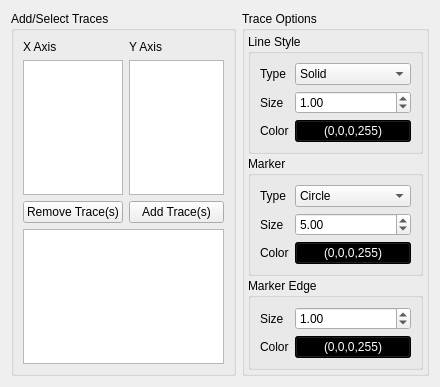
<?xml version="1.0" encoding="UTF-8"?>
<ui version="4.0">
 <class>ScatterPlotTraces</class>
 <widget class="QWidget" name="ScatterPlotTraces">
  <property name="geometry">
   <rect>
    <x>0</x>
    <y>0</y>
    <width>437</width>
    <height>360</height>
   </rect>
  </property>
  <property name="windowTitle">
   <string>Form</string>
  </property>
  <layout class="QHBoxLayout" name="horizontalLayout">
   <item>
    <widget class="QGroupBox" name="tracesGroupBox">
     <property name="sizePolicy">
      <sizepolicy hsizetype="Minimum" vsizetype="Expanding">
       <horstretch>0</horstretch>
       <verstretch>0</verstretch>
      </sizepolicy>
     </property>
     <property name="minimumSize">
      <size>
       <width>225</width>
       <height>0</height>
      </size>
     </property>
     <property name="maximumSize">
      <size>
       <width>16777215</width>
       <height>16777215</height>
      </size>
     </property>
     <property name="baseSize">
      <size>
       <width>100</width>
       <height>0</height>
      </size>
     </property>
     <property name="title">
      <string>Add/Select Traces</string>
     </property>
     <layout class="QGridLayout" name="gridLayout_6">
      <item row="0" column="0">
       <widget class="QLabel" name="xAxisLabel">
        <property name="sizePolicy">
         <sizepolicy hsizetype="Maximum" vsizetype="Preferred">
          <horstretch>0</horstretch>
          <verstretch>0</verstretch>
         </sizepolicy>
        </property>
        <property name="minimumSize">
         <size>
          <width>100</width>
          <height>0</height>
         </size>
        </property>
        <property name="text">
         <string>X Axis</string>
        </property>
       </widget>
      </item>
      <item row="1" column="0">
       <widget class="QListView" name="xAxisListView">
        <property name="sizePolicy">
         <sizepolicy hsizetype="Preferred" vsizetype="Preferred">
          <horstretch>0</horstretch>
          <verstretch>0</verstretch>
         </sizepolicy>
        </property>
        <property name="minimumSize">
         <size>
          <width>0</width>
          <height>0</height>
         </size>
        </property>
        <property name="horizontalScrollBarPolicy">
         <enum>Qt::ScrollBarAsNeeded</enum>
        </property>
        <property name="textElideMode">
         <enum>Qt::ElideRight</enum>
        </property>
       </widget>
      </item>
      <item row="1" column="1">
       <widget class="QListView" name="yAxisListView">
        <property name="sizePolicy">
         <sizepolicy hsizetype="Preferred" vsizetype="Preferred">
          <horstretch>0</horstretch>
          <verstretch>0</verstretch>
         </sizepolicy>
        </property>
        <property name="minimumSize">
         <size>
          <width>0</width>
          <height>0</height>
         </size>
        </property>
        <property name="editTriggers">
         <set>QAbstractItemView::NoEditTriggers</set>
        </property>
        <property name="selectionMode">
         <enum>QAbstractItemView::ExtendedSelection</enum>
        </property>
        <property name="selectionBehavior">
         <enum>QAbstractItemView::SelectItems</enum>
        </property>
       </widget>
      </item>
      <item row="3" column="0" colspan="2">
       <widget class="QTableView" name="traceTableView">
        <property name="sizePolicy">
         <sizepolicy hsizetype="Preferred" vsizetype="Preferred">
          <horstretch>0</horstretch>
          <verstretch>0</verstretch>
         </sizepolicy>
        </property>
        <property name="minimumSize">
         <size>
          <width>0</width>
          <height>0</height>
         </size>
        </property>
        <property name="contextMenuPolicy">
         <enum>Qt::CustomContextMenu</enum>
        </property>
        <property name="editTriggers">
         <set>QAbstractItemView::NoEditTriggers</set>
        </property>
        <property name="alternatingRowColors">
         <bool>false</bool>
        </property>
        <property name="selectionMode">
         <enum>QAbstractItemView::ExtendedSelection</enum>
        </property>
        <property name="selectionBehavior">
         <enum>QAbstractItemView::SelectRows</enum>
        </property>
        <property name="textElideMode">
         <enum>Qt::ElideRight</enum>
        </property>
        <property name="sortingEnabled">
         <bool>true</bool>
        </property>
        <attribute name="horizontalHeaderDefaultSectionSize">
         <number>75</number>
        </attribute>
        <attribute name="verticalHeaderVisible">
         <bool>false</bool>
        </attribute>
       </widget>
      </item>
      <item row="0" column="1">
       <widget class="QLabel" name="yAxisLabel">
        <property name="sizePolicy">
         <sizepolicy hsizetype="Maximum" vsizetype="Preferred">
          <horstretch>0</horstretch>
          <verstretch>0</verstretch>
         </sizepolicy>
        </property>
        <property name="text">
         <string>Y Axis</string>
        </property>
       </widget>
      </item>
      <item row="2" column="1">
       <widget class="QPushButton" name="addTraceButton">
        <property name="sizePolicy">
         <sizepolicy hsizetype="Preferred" vsizetype="Fixed">
          <horstretch>0</horstretch>
          <verstretch>0</verstretch>
         </sizepolicy>
        </property>
        <property name="minimumSize">
         <size>
          <width>80</width>
          <height>0</height>
         </size>
        </property>
        <property name="text">
         <string>Add Trace(s)</string>
        </property>
       </widget>
      </item>
      <item row="2" column="0">
       <widget class="QPushButton" name="removeTraceButton">
        <property name="text">
         <string>Remove Trace(s)</string>
        </property>
       </widget>
      </item>
     </layout>
    </widget>
   </item>
   <item>
    <widget class="QGroupBox" name="traceOptionsGroupBox">
     <property name="sizePolicy">
      <sizepolicy hsizetype="Minimum" vsizetype="Minimum">
       <horstretch>0</horstretch>
       <verstretch>0</verstretch>
      </sizepolicy>
     </property>
     <property name="minimumSize">
      <size>
       <width>0</width>
       <height>0</height>
      </size>
     </property>
     <property name="maximumSize">
      <size>
       <width>16777215</width>
       <height>16777215</height>
      </size>
     </property>
     <property name="baseSize">
      <size>
       <width>300</width>
       <height>0</height>
      </size>
     </property>
     <property name="title">
      <string>Trace Options</string>
     </property>
     <layout class="QGridLayout" name="gridLayout_5" columnstretch="0">
      <property name="verticalSpacing">
       <number>2</number>
      </property>
      <property name="margin">
       <number>3</number>
      </property>
      <item row="0" column="0">
       <widget class="QGroupBox" name="groupBox">
        <property name="title">
         <string>Line Style</string>
        </property>
        <property name="flat">
         <bool>true</bool>
        </property>
        <layout class="QFormLayout" name="formLayout">
         <property name="fieldGrowthPolicy">
          <enum>QFormLayout::AllNonFixedFieldsGrow</enum>
         </property>
         <item row="0" column="0">
          <widget class="QLabel" name="label_16">
           <property name="text">
            <string>Type</string>
           </property>
          </widget>
         </item>
         <item row="0" column="1">
          <widget class="QComboBox" name="lineStyle">
           <property name="sizePolicy">
            <sizepolicy hsizetype="MinimumExpanding" vsizetype="Fixed">
             <horstretch>0</horstretch>
             <verstretch>0</verstretch>
            </sizepolicy>
           </property>
           <property name="minimumSize">
            <size>
             <width>75</width>
             <height>0</height>
            </size>
           </property>
           <property name="maximumSize">
            <size>
             <width>16777215</width>
             <height>16777215</height>
            </size>
           </property>
           <property name="currentIndex">
            <number>1</number>
           </property>
           <item>
            <property name="text">
             <string>None</string>
            </property>
           </item>
           <item>
            <property name="text">
             <string>Solid</string>
            </property>
           </item>
           <item>
            <property name="text">
             <string>Dashed</string>
            </property>
           </item>
           <item>
            <property name="text">
             <string>Dash Dot</string>
            </property>
           </item>
           <item>
            <property name="text">
             <string>Dotted</string>
            </property>
           </item>
          </widget>
         </item>
         <item row="1" column="0">
          <widget class="QLabel" name="label_13">
           <property name="text">
            <string>Size</string>
           </property>
          </widget>
         </item>
         <item row="1" column="1">
          <widget class="QDoubleSpinBox" name="lineWidth">
           <property name="minimumSize">
            <size>
             <width>55</width>
             <height>0</height>
            </size>
           </property>
           <property name="maximumSize">
            <size>
             <width>16777215</width>
             <height>16777215</height>
            </size>
           </property>
           <property name="value">
            <double>1.000000000000000</double>
           </property>
          </widget>
         </item>
         <item row="2" column="0">
          <widget class="QLabel" name="label_15">
           <property name="text">
            <string>Color</string>
           </property>
          </widget>
         </item>
         <item row="2" column="1">
          <widget class="QColorButton" name="lineColor">
           <property name="minimumSize">
            <size>
             <width>55</width>
             <height>0</height>
            </size>
           </property>
           <property name="maximumSize">
            <size>
             <width>16777215</width>
             <height>16777215</height>
            </size>
           </property>
           <property name="styleSheet">
            <string notr="true">background-color: rgb(0, 0, 0);
color: rgb(255, 255, 255);</string>
           </property>
           <property name="text">
            <string>(0,0,0,255)</string>
           </property>
          </widget>
         </item>
        </layout>
       </widget>
      </item>
      <item row="2" column="0">
       <widget class="QGroupBox" name="groupBox_3">
        <property name="title">
         <string>Marker Edge</string>
        </property>
        <property name="flat">
         <bool>true</bool>
        </property>
        <layout class="QFormLayout" name="formLayout_3">
         <property name="fieldGrowthPolicy">
          <enum>QFormLayout::AllNonFixedFieldsGrow</enum>
         </property>
         <item row="0" column="0">
          <widget class="QLabel" name="label_21">
           <property name="text">
            <string>Size</string>
           </property>
          </widget>
         </item>
         <item row="0" column="1">
          <widget class="QDoubleSpinBox" name="pointMarkerEdgeWidth">
           <property name="minimumSize">
            <size>
             <width>55</width>
             <height>0</height>
            </size>
           </property>
           <property name="maximumSize">
            <size>
             <width>16777215</width>
             <height>16777215</height>
            </size>
           </property>
           <property name="value">
            <double>1.000000000000000</double>
           </property>
          </widget>
         </item>
         <item row="1" column="0">
          <widget class="QLabel" name="label_20">
           <property name="text">
            <string>Color</string>
           </property>
          </widget>
         </item>
         <item row="1" column="1">
          <widget class="QColorButton" name="pointMarkerEdgeColor">
           <property name="minimumSize">
            <size>
             <width>55</width>
             <height>0</height>
            </size>
           </property>
           <property name="maximumSize">
            <size>
             <width>16777215</width>
             <height>16777215</height>
            </size>
           </property>
           <property name="styleSheet">
            <string notr="true">background-color: rgb(0, 0, 0);
color: rgb(255, 255, 255);</string>
           </property>
           <property name="text">
            <string>(0,0,0,255)</string>
           </property>
          </widget>
         </item>
        </layout>
       </widget>
      </item>
      <item row="1" column="0">
       <widget class="QGroupBox" name="groupBox_2">
        <property name="title">
         <string>Marker</string>
        </property>
        <property name="flat">
         <bool>true</bool>
        </property>
        <layout class="QFormLayout" name="formLayout_2">
         <property name="fieldGrowthPolicy">
          <enum>QFormLayout::AllNonFixedFieldsGrow</enum>
         </property>
         <item row="0" column="0">
          <widget class="QLabel" name="label_19">
           <property name="text">
            <string>Type</string>
           </property>
          </widget>
         </item>
         <item row="0" column="1">
          <widget class="QComboBox" name="pointMarker">
           <property name="sizePolicy">
            <sizepolicy hsizetype="Expanding" vsizetype="Fixed">
             <horstretch>0</horstretch>
             <verstretch>0</verstretch>
            </sizepolicy>
           </property>
           <property name="minimumSize">
            <size>
             <width>75</width>
             <height>0</height>
            </size>
           </property>
           <property name="maximumSize">
            <size>
             <width>16777215</width>
             <height>16777215</height>
            </size>
           </property>
           <property name="currentIndex">
            <number>3</number>
           </property>
           <property name="sizeAdjustPolicy">
            <enum>QComboBox::AdjustToContentsOnFirstShow</enum>
           </property>
           <item>
            <property name="text">
             <string>None</string>
            </property>
           </item>
           <item>
            <property name="text">
             <string>Point</string>
            </property>
           </item>
           <item>
            <property name="text">
             <string>Pixel</string>
            </property>
           </item>
           <item>
            <property name="text">
             <string>Circle</string>
            </property>
           </item>
           <item>
            <property name="text">
             <string>Triangle - Down</string>
            </property>
           </item>
           <item>
            <property name="text">
             <string>Triangle - Up</string>
            </property>
           </item>
           <item>
            <property name="text">
             <string>Triangle - Left</string>
            </property>
           </item>
           <item>
            <property name="text">
             <string>Triangle - Right</string>
            </property>
           </item>
           <item>
            <property name="text">
             <string>Y - Down</string>
            </property>
           </item>
           <item>
            <property name="text">
             <string>Y - Up</string>
            </property>
           </item>
           <item>
            <property name="text">
             <string>Y - Left</string>
            </property>
           </item>
           <item>
            <property name="text">
             <string>Y - Right</string>
            </property>
           </item>
           <item>
            <property name="text">
             <string>Square</string>
            </property>
           </item>
           <item>
            <property name="text">
             <string>Pentagon</string>
            </property>
           </item>
           <item>
            <property name="text">
             <string>Star</string>
            </property>
           </item>
           <item>
            <property name="text">
             <string>Hexagon 1</string>
            </property>
           </item>
           <item>
            <property name="text">
             <string>Hexagon 2</string>
            </property>
           </item>
           <item>
            <property name="text">
             <string>Plus</string>
            </property>
           </item>
           <item>
            <property name="text">
             <string>X</string>
            </property>
           </item>
           <item>
            <property name="text">
             <string>Diamond</string>
            </property>
           </item>
           <item>
            <property name="text">
             <string>Thin Diamond</string>
            </property>
           </item>
           <item>
            <property name="text">
             <string>Vertical Line</string>
            </property>
           </item>
           <item>
            <property name="text">
             <string>Horizontal Line</string>
            </property>
           </item>
          </widget>
         </item>
         <item row="1" column="0">
          <widget class="QLabel" name="label_18">
           <property name="text">
            <string>Size</string>
           </property>
          </widget>
         </item>
         <item row="1" column="1">
          <widget class="QDoubleSpinBox" name="pointMarkerSize">
           <property name="minimumSize">
            <size>
             <width>55</width>
             <height>0</height>
            </size>
           </property>
           <property name="maximumSize">
            <size>
             <width>16777215</width>
             <height>16777215</height>
            </size>
           </property>
           <property name="minimum">
            <double>0.000000000000000</double>
           </property>
           <property name="value">
            <double>5.000000000000000</double>
           </property>
          </widget>
         </item>
         <item row="2" column="0">
          <widget class="QLabel" name="label_17">
           <property name="text">
            <string>Color</string>
           </property>
          </widget>
         </item>
         <item row="2" column="1">
          <widget class="QColorButton" name="pointMarkerFaceColor">
           <property name="minimumSize">
            <size>
             <width>55</width>
             <height>0</height>
            </size>
           </property>
           <property name="maximumSize">
            <size>
             <width>16777215</width>
             <height>16777215</height>
            </size>
           </property>
           <property name="styleSheet">
            <string notr="true">background-color: rgb(0, 0, 0);
color: rgb(255, 255, 255);</string>
           </property>
           <property name="text">
            <string>(0,0,0,255)</string>
           </property>
          </widget>
         </item>
        </layout>
       </widget>
      </item>
     </layout>
    </widget>
   </item>
  </layout>
 </widget>
 <customwidgets>
  <customwidget>
   <class>QColorButton</class>
   <extends>QPushButton</extends>
   <header>gui/QColorButton</header>
   <slots>
    <slot>createColorDialog()</slot>
   </slots>
  </customwidget>
 </customwidgets>
 <resources/>
 <connections>
  <connection>
   <sender>addTraceButton</sender>
   <signal>clicked()</signal>
   <receiver>ScatterPlotTraces</receiver>
   <slot>addTracesToPlot()</slot>
   <hints>
    <hint type="sourcelabel">
     <x>158</x>
     <y>193</y>
    </hint>
    <hint type="destinationlabel">
     <x>233</x>
     <y>4</y>
    </hint>
   </hints>
  </connection>
  <connection>
   <sender>removeTraceButton</sender>
   <signal>clicked()</signal>
   <receiver>ScatterPlotTraces</receiver>
   <slot>deleteTraceFromPlot()</slot>
   <hints>
    <hint type="sourcelabel">
     <x>81</x>
     <y>191</y>
    </hint>
    <hint type="destinationlabel">
     <x>118</x>
     <y>4</y>
    </hint>
   </hints>
  </connection>
  <connection>
   <sender>traceTableView</sender>
   <signal>customContextMenuRequested(QPoint)</signal>
   <receiver>ScatterPlotTraces</receiver>
   <slot>showTraceListMenu()</slot>
   <hints>
    <hint type="sourcelabel">
     <x>116</x>
     <y>259</y>
    </hint>
    <hint type="destinationlabel">
     <x>238</x>
     <y>347</y>
    </hint>
   </hints>
  </connection>
  <connection>
   <sender>lineColor</sender>
   <signal>clicked()</signal>
   <receiver>lineColor</receiver>
   <slot>createColorDialog()</slot>
   <hints>
    <hint type="sourcelabel">
     <x>376</x>
     <y>119</y>
    </hint>
    <hint type="destinationlabel">
     <x>345</x>
     <y>121</y>
    </hint>
   </hints>
  </connection>
  <connection>
   <sender>pointMarkerFaceColor</sender>
   <signal>clicked()</signal>
   <receiver>pointMarkerFaceColor</receiver>
   <slot>createColorDialog()</slot>
   <hints>
    <hint type="sourcelabel">
     <x>358</x>
     <y>232</y>
    </hint>
    <hint type="destinationlabel">
     <x>383</x>
     <y>236</y>
    </hint>
   </hints>
  </connection>
  <connection>
   <sender>pointMarkerEdgeColor</sender>
   <signal>clicked()</signal>
   <receiver>pointMarkerEdgeColor</receiver>
   <slot>createColorDialog()</slot>
   <hints>
    <hint type="sourcelabel">
     <x>340</x>
     <y>318</y>
    </hint>
    <hint type="destinationlabel">
     <x>378</x>
     <y>324</y>
    </hint>
   </hints>
  </connection>
 </connections>
 <slots>
  <slot>addTracesToPlot()</slot>
  <slot>deleteTraceFromPlot()</slot>
  <slot>showTraceListMenu()</slot>
 </slots>
</ui>
